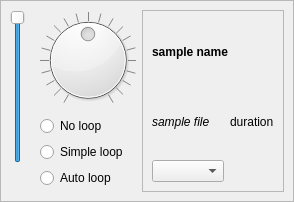
<?xml version="1.0" encoding="UTF-8"?>
<ui version="4.0">
 <class>SampleParams</class>
 <widget class="QWidget" name="SampleParams">
  <property name="geometry">
   <rect>
    <x>0</x>
    <y>0</y>
    <width>294</width>
    <height>202</height>
   </rect>
  </property>
  <property name="windowTitle">
   <string>Form</string>
  </property>
  <layout class="QHBoxLayout" name="horizontalLayout_2">
   <property name="margin">
    <number>0</number>
   </property>
   <item>
    <widget class="QFrame" name="theFrame">
     <property name="focusPolicy">
      <enum>Qt::StrongFocus</enum>
     </property>
     <property name="styleSheet">
      <string notr="true">QFrame:focus {
	background-color: rgb(0, 170, 200);
}</string>
     </property>
     <property name="frameShape">
      <enum>QFrame::StyledPanel</enum>
     </property>
     <property name="frameShadow">
      <enum>QFrame::Raised</enum>
     </property>
     <layout class="QHBoxLayout" name="horizontalLayout">
      <property name="margin">
       <number>9</number>
      </property>
      <item>
       <layout class="QVBoxLayout" name="verticalLayout_2">
        <item>
         <widget class="QSlider" name="volumeSlider">
          <property name="toolTip">
           <string>Volume</string>
          </property>
          <property name="maximum">
           <number>100</number>
          </property>
          <property name="value">
           <number>100</number>
          </property>
          <property name="orientation">
           <enum>Qt::Vertical</enum>
          </property>
         </widget>
        </item>
        <item>
         <widget class="QToolButton" name="muteButton">
          <property name="text">
           <string/>
          </property>
          <property name="icon">
           <iconset resource="images.qrc">
            <normaloff>:/mute.png</normaloff>:/mute.png</iconset>
          </property>
          <property name="checkable">
           <bool>true</bool>
          </property>
          <property name="autoRaise">
           <bool>true</bool>
          </property>
         </widget>
        </item>
       </layout>
      </item>
      <item>
       <layout class="QVBoxLayout" name="verticalLayout">
        <item>
         <widget class="QDial" name="panDial">
          <property name="sizePolicy">
           <sizepolicy hsizetype="Maximum" vsizetype="Maximum">
            <horstretch>0</horstretch>
            <verstretch>0</verstretch>
           </sizepolicy>
          </property>
          <property name="minimumSize">
           <size>
            <width>50</width>
            <height>50</height>
           </size>
          </property>
          <property name="toolTip">
           <string>Pan</string>
          </property>
          <property name="minimum">
           <number>-100</number>
          </property>
          <property name="maximum">
           <number>100</number>
          </property>
          <property name="notchTarget">
           <double>10.000000000000000</double>
          </property>
          <property name="notchesVisible">
           <bool>true</bool>
          </property>
         </widget>
        </item>
        <item>
         <widget class="QRadioButton" name="noLoopRadio">
          <property name="text">
           <string>No loop</string>
          </property>
         </widget>
        </item>
        <item>
         <widget class="QRadioButton" name="simpleLoopRadio">
          <property name="text">
           <string>Simple loop</string>
          </property>
         </widget>
        </item>
        <item>
         <widget class="QRadioButton" name="autoLoopRadio">
          <property name="text">
           <string>Auto loop</string>
          </property>
         </widget>
        </item>
        <item>
         <spacer name="verticalSpacer">
          <property name="sizePolicy">
           <sizepolicy hsizetype="Minimum" vsizetype="Minimum">
            <horstretch>0</horstretch>
            <verstretch>0</verstretch>
           </sizepolicy>
          </property>
          <property name="orientation">
           <enum>Qt::Vertical</enum>
          </property>
          <property name="sizeHint" stdset="0">
           <size>
            <width>20</width>
            <height>0</height>
           </size>
          </property>
         </spacer>
        </item>
       </layout>
      </item>
      <item>
       <widget class="QFrame" name="frame">
        <property name="sizePolicy">
         <sizepolicy hsizetype="Expanding" vsizetype="Preferred">
          <horstretch>0</horstretch>
          <verstretch>0</verstretch>
         </sizepolicy>
        </property>
        <property name="frameShape">
         <enum>QFrame::StyledPanel</enum>
        </property>
        <property name="frameShadow">
         <enum>QFrame::Sunken</enum>
        </property>
        <layout class="QGridLayout" name="gridLayout">
         <item row="0" column="0" colspan="2">
          <widget class="QLabel" name="namLabel">
           <property name="font">
            <font>
             <weight>75</weight>
             <bold>true</bold>
            </font>
           </property>
           <property name="text">
            <string>sample name</string>
           </property>
          </widget>
         </item>
         <item row="1" column="0">
          <widget class="QLabel" name="filenameLabel">
           <property name="font">
            <font>
             <italic>true</italic>
            </font>
           </property>
           <property name="text">
            <string>sample file</string>
           </property>
          </widget>
         </item>
         <item row="1" column="1">
          <widget class="QLabel" name="durationLabel">
           <property name="text">
            <string>duration</string>
           </property>
          </widget>
         </item>
         <item row="2" column="0">
          <widget class="QComboBox" name="keyCombo"/>
         </item>
        </layout>
       </widget>
      </item>
     </layout>
    </widget>
   </item>
  </layout>
 </widget>
 <resources>
  <include location="images.qrc"/>
 </resources>
 <connections/>
</ui>
